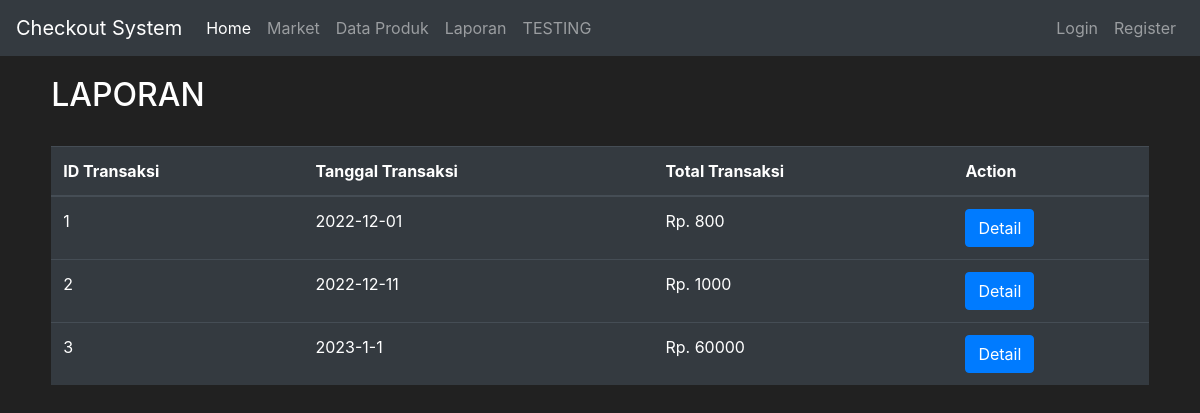
Screenshot of /laporan with the database file from the repository.
### market/models.py (models this page shows, shortened)
class Item(db.Model):
    id = db.Column(db.String(6), primary_key=True)
    totalPayment = db.Column(db.Integer(), nullable=False)
    transDate = db.Column(db.String(12), nullable=False)
    owner = db.Column(db.Integer(), db.ForeignKey('user.id'))

### market/routes.py (the view)
@app.route('/laporan', methods=['GET', 'POST'])
def laporan_page():
    allHTrans = Item.query.all()
    transList = []
    for Htrs in allHTrans:
        transList.append({'id': Htrs.id, 'totalPayment': Htrs.totalPayment,
                         'transDate': Htrs.transDate, 'owner': Htrs.owner})
    return render_template('laporan.html', allHTrans=allHTrans)

### market/templates/laporan.html (shortened to what this page needs)
{% extends 'base.html' %}
{% block content %}
<div class="row" style="margin-top:20px; justify-content: center;">
   <div class="col-11">
       <h2>LAPORAN</h2>
       <br>
      <table class="table table-hover table-dark">
         <thead>
            <tr>
               <th scope="col">ID Transaksi</th>
               <th scope="col">Tanggal Transaksi</th>
               <th scope="col">Total Transaksi</th>
               <th scope="col">Action </th>
            </tr>
         </thead>
         <tbody>
            {% for item in allHTrans %}
            <tr>
               <td>{{ item.id }}</td>
               <td>{{ item.transDate }}</td>
               <td>Rp. {{ item.totalPayment}}</td>
               <td>
               <a class="btn btn-primary" href="{{ url_for('laporanD_page') }}">Detail</a>
             </td>
            </tr>
            {% endfor %}
         </tbody>
      </table>
   </div>
</div>
{% endblock %}

### market/templates/base.html (style rules this page uses)
body { background-color: #212121; color: white }

### rows the page displays
Item: id "1", transDate "2022-12-01", totalPayment "800"
Item: id "2", transDate "2022-12-11", totalPayment "1000"
Item: id "3", transDate "2023-1-1", totalPayment "60000"
